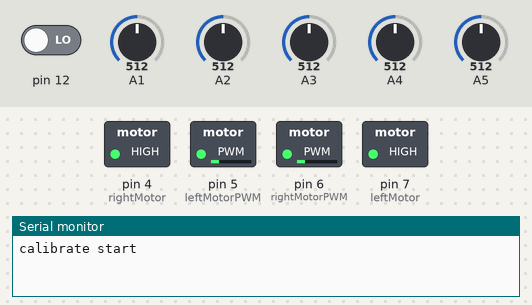
This sketch was run on a simulated Arduino Uno, built with avr-gcc and run on an emulated ATmega328P. On the bench: switched loads named in the sketch (green lamp = pin HIGH), the last lines printed to the serial monitor. The inputs (shaded band) are chosen by the test bench; at power-on: pin 12 LOW, A1 = 512, A2 = 512, A3 = 512, A4 = 512, A5 = 512.

Above: at 0.1 s.
At 1.2 s:
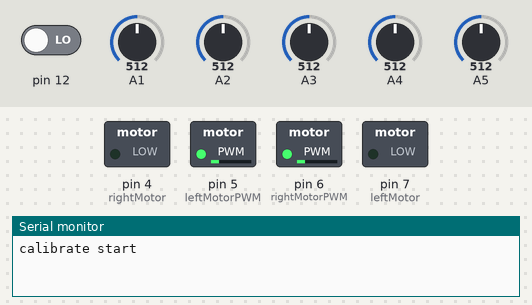
At 4.6 s:
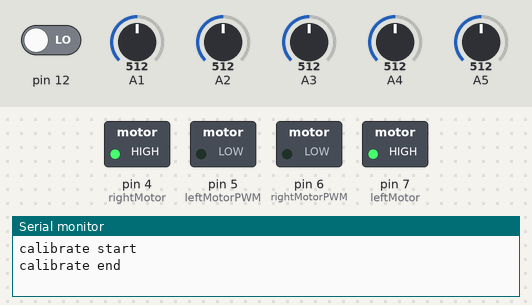
At 7.6 s:
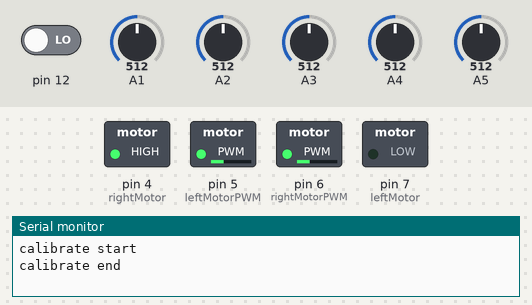
Timing chart, 0 to 9.1 s (numbered marks = the images above):
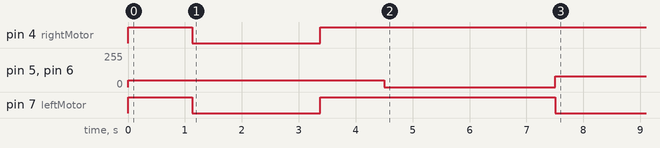

Measured:
- by itself, pin 5 (leftMotorPWM), pin 6 (rightMotorPWM): 50/255 → 0/255 at 4.5 s, → 80/255 3.0 s later
- by itself, pin 7 (leftMotor): HIGH → LOW at 1.1 s, → HIGH 2.3 s later, → LOW 4.1 s later

The sketch:

cageboard_5ir_japan.ino
```cpp
#include "QTRSensors.h"

#define Kp 5 // experiment to determine this, start by something small that just makes your bot follow the line at a slow speed
#define Kd 0.05 //6.8// experiment to determine this, slowly increase the speeds and adjust this value. ( Note: Kp < Kd)
#define MaxSpeed 150// max speed of the robot
#define BaseSpeed 80 // this is the speed at which the motors should spin when the robot is perfectly on the line

#define speedturn 100

#define rightMotor 4
#define rightMotorPWM 6
#define leftMotor 7
#define leftMotorPWM 5


QTRSensors qtr;

const uint8_t SensorCount = 5;
uint16_t sensorValues[SensorCount];


void move(int motor, int speed, int direction);
void wait();


void setup()
{
  Serial.begin(9600);
  // configure the sensors
  qtr.setTypeAnalog();
  qtr.setSensorPins((const uint8_t[]) { A1, A2, A3, A4, A5 }, SensorCount);

  pinMode(12, INPUT);
  pinMode(7, OUTPUT);
  pinMode(5, OUTPUT);
  pinMode(4, OUTPUT);
  pinMode(6, OUTPUT);
  while ((digitalRead(12) == HIGH)) {
  }
  Serial.println("calibrate start");

  for (int j = 0;j < 1;j++) {
    for (int i = 0; i < 100;i++) {
      if (i < 25 || i >= 75) {
        move(1, 50, 1);
        move(0, 50, 0);
      }
      else
      {
        move(1, 50, 0);
        move(0, 50, 1);
      }
      qtr.calibrate();
      delay(20);
    }
  }
  wait();
  Serial.println("calibrate end");
  delay(3000);
  while ((digitalRead(12) == HIGH)) {
  }
}

int lastError = 0;
int position;

void loop()
{

  position = qtr.readLineBlack(sensorValues);

  if ((sensorValues[0] == 0 && sensorValues[1] == 0 && sensorValues[2] == 0 && sensorValues[3] == 0 && sensorValues[4] == 0) ||
    (sensorValues[0] > 0 && sensorValues[1] > 0 && sensorValues[2] > 0 && sensorValues[3] > 0 && sensorValues[4] > 0)) {
    move(1, BaseSpeed, 1);//motor derecho hacia adelante
    move(0, BaseSpeed, 1);//motor izquierdo hacia adelante
    return;
  }
  else if (sensorValues[0] == 0 && sensorValues[1] == 0 && sensorValues[2] > 200 && sensorValues[3] > 200 && sensorValues[4] > 200) {
    move(1, speedturn, 1);//motor derecho hacia adelante
    move(0, speedturn, 0);//motor izquierdo hacia adelanteZ
    delay(50);
    return;
  }
  else if (sensorValues[0] > 200 && sensorValues[1] > 200 && sensorValues[2] > 200 && sensorValues[3] == 0 && sensorValues[4] == 0) {
    move(1, speedturn, 0);//motor derecho hacia adelante
    move(0, speedturn, 1);//motor izquierdo hacia adelante
    delay(50);
    return;
  }

  int error = position - 2000;
  int motorSpeed = Kp * error + Kd * (error - lastError);
  lastError = error;

  int rightMotorSpeed = BaseSpeed + motorSpeed;
  int leftMotorSpeed = BaseSpeed - motorSpeed;

  if (rightMotorSpeed > MaxSpeed) rightMotorSpeed = MaxSpeed; // prevent the motor from going beyond max speed
  if (leftMotorSpeed > MaxSpeed) leftMotorSpeed = MaxSpeed; // prevent the motor from going beyond max speed
  if (rightMotorSpeed < 0)rightMotorSpeed = 0;
  if (leftMotorSpeed < 0)leftMotorSpeed = 0;

  /*for(int i = 0;i<SensorCount;i++){
    Serial.println(sensorValues[i]);
  }
    Serial.println();
    Serial.print("position: ");
    Serial.println(position);
    Serial.print("error: ");
    Serial.println(error);
    Serial.print("motorspeed: ");
    Serial.println(motorSpeed);
    Serial.print("rightMotorSpeed :");*/
    /*Serial.print(rightMotorSpeed);
    Serial.print(" ");
    Serial.println(leftMotorSpeed);*/
    //Serial.println();
    //delay(500);


  move(1, rightMotorSpeed, 1);//motor derecho hacia adelante
  move(0, leftMotorSpeed, 1);//motor izquierdo hacia adelante

}


void move(int motor, int speed, int direction) {

  boolean inPin = HIGH;
  if (direction == 1) {
    inPin = HIGH;
  }
  else if (direction == 0) {
    inPin = LOW;
  }

  if (motor == 0) {
    digitalWrite(leftMotor, !inPin);
    analogWrite(leftMotorPWM, speed);
  }
  else if (motor == 1) {
    digitalWrite(rightMotor, inPin);
    analogWrite(rightMotorPWM, speed);
  }
}

void wait() {
  analogWrite(leftMotorPWM, 0);
  analogWrite(rightMotorPWM, 0);
}
```
